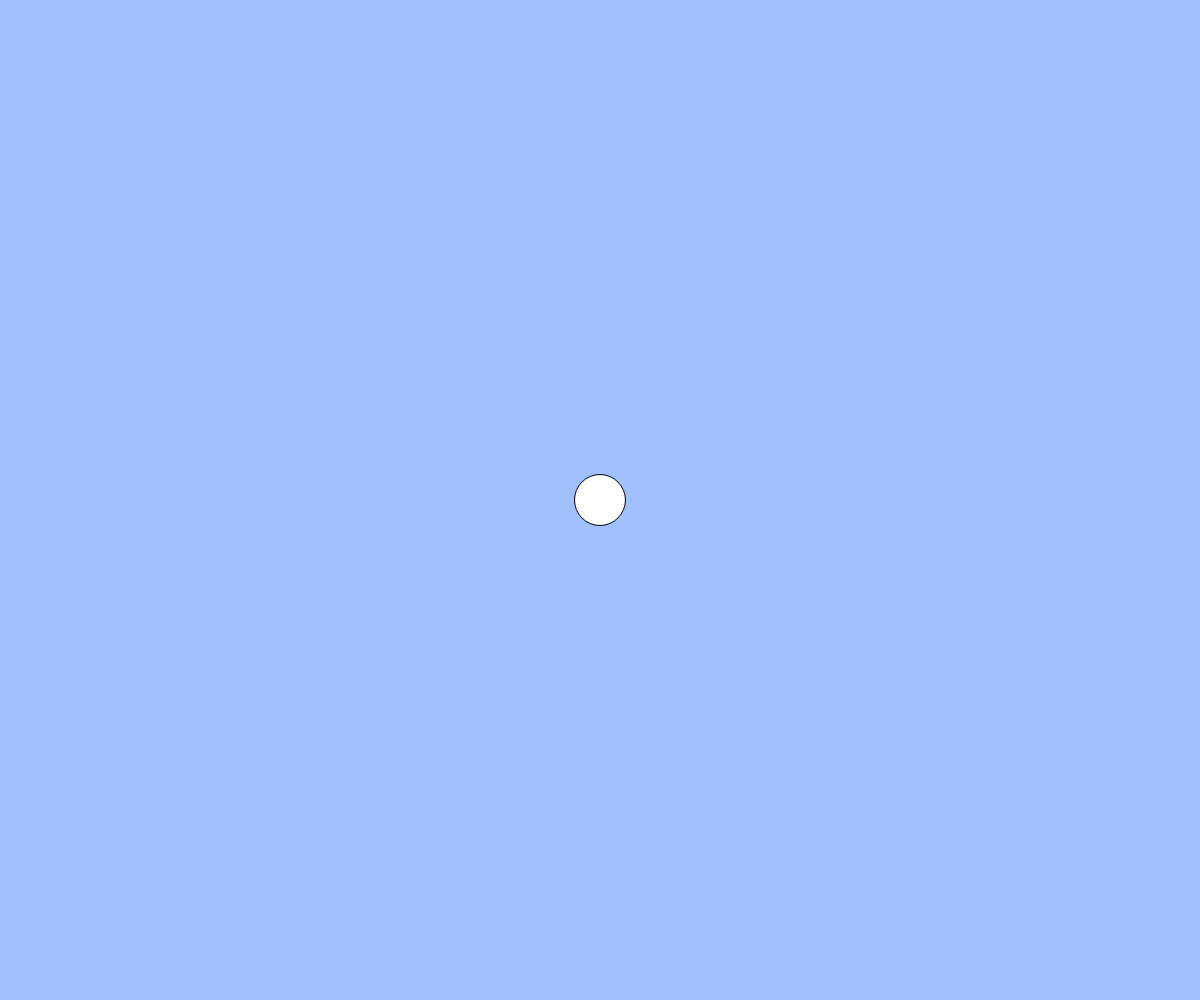
Frame 1 (no input)
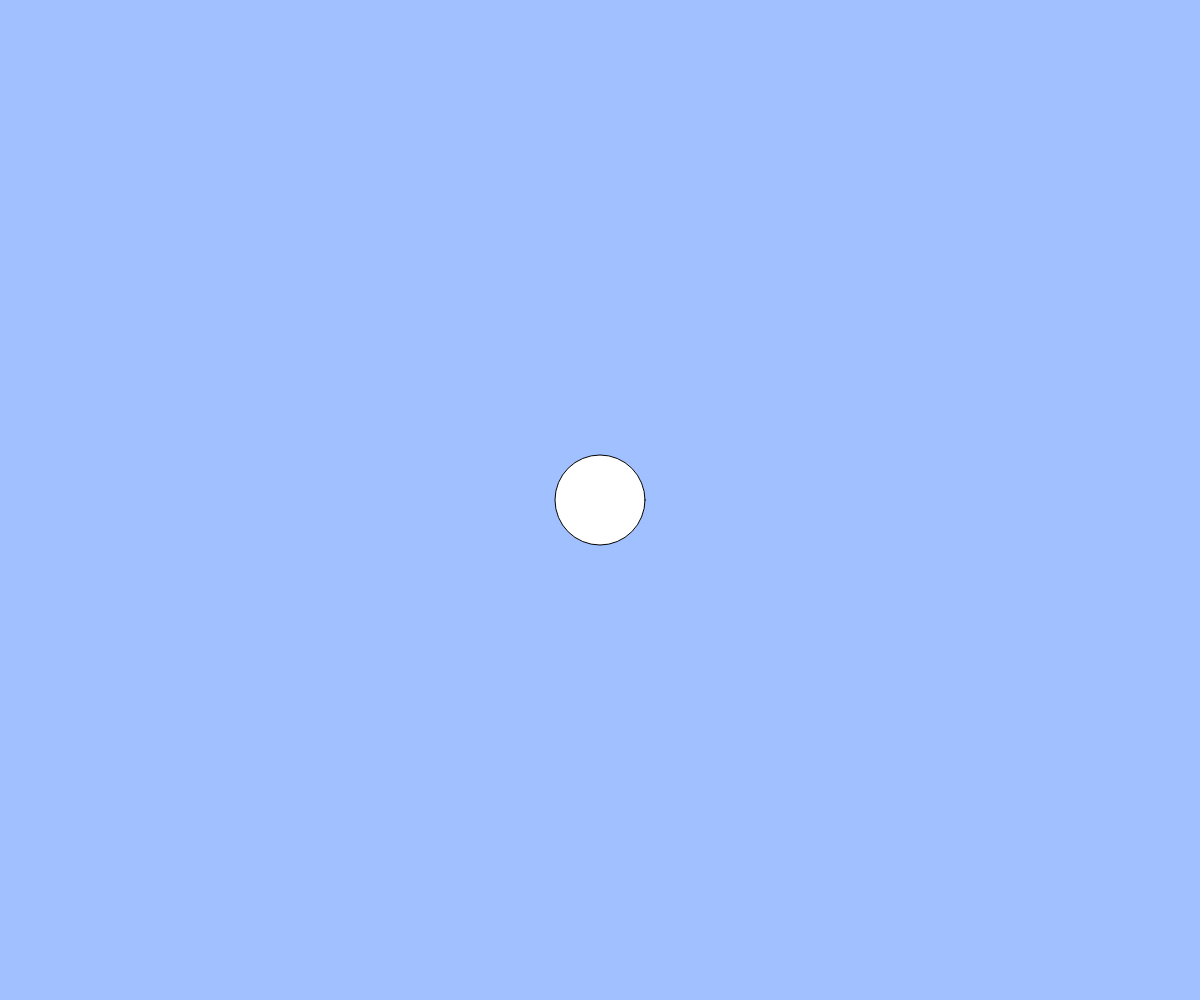
Frame 60 (no input)
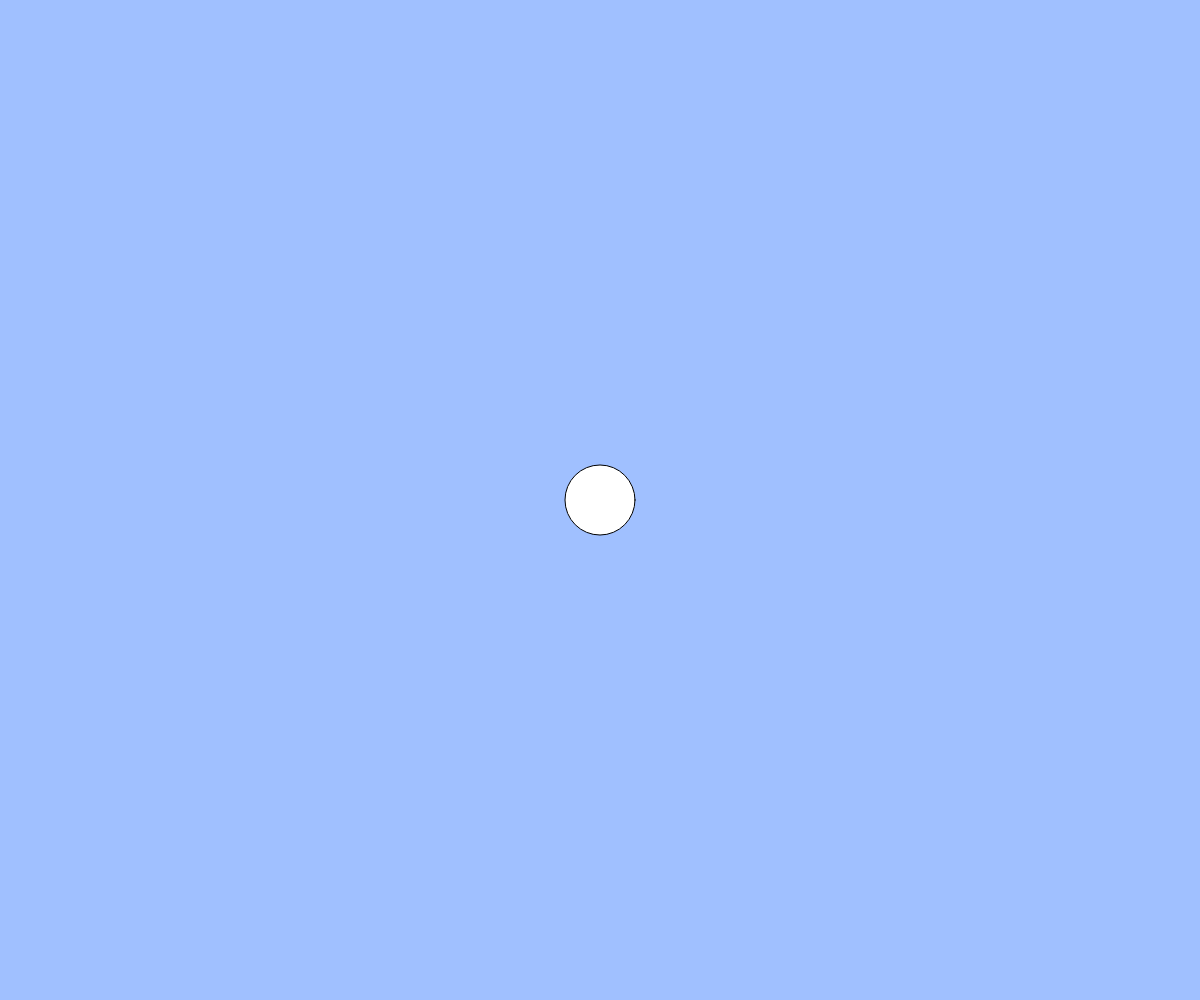
Frame 120 (the mouse pressed at the canvas centre since frame 60)

The p5.js sketch that drew these frames (run headless with seeded random() and noise() and a simulated clock; from frame 60 on, the mouse is pressed at the canvas centre):

// p5.js sketch
// ── sketch.js
// 練習問題「心臓の鼓動のように大きくなったり小さくなったりする円」
let count;
let cycle;
let increment;

function setup(){
  createCanvas(windowWidth, windowHeight);
  count = 0;
  cycle = 100;
  increment = 1;
}

function draw(){
  background(160, 192, 255);
  count = (count + increment) % cycle;
  if (keyIsPressed){
    increment = 2;
  } else{
    increment = 1;
  }
  // BLANK[1]
  if (count < cycle / 2){
    size = count + 50;
  } else {
    size = (cycle - count) + 50;
  }
  ellipse(width / 2, height / 2, size);
}
